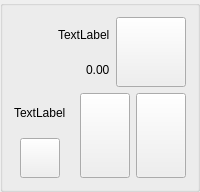
           <widget class="QGroupBox" name="player6">
            <property name="maximumSize">
             <size>
              <width>200</width>
              <height>16777215</height>
             </size>
            </property>
            <layout class="QHBoxLayout" name="horizontalLayout_25">
             <item>
              <layout class="QVBoxLayout" name="verticalLayout_46">
               <item>
                <layout class="QHBoxLayout" name="horizontalLayout_53">
                 <item>
                  <layout class="QVBoxLayout" name="verticalLayout_47">
                   <property name="spacing">
                    <number>0</number>
                   </property>
                   <item>
                    <layout class="QHBoxLayout" name="horizontalLayout_61">
                     <item>
                      <spacer name="horizontalSpacer_72">
                       <property name="orientation">
                        <enum>Qt::Horizontal</enum>
                       </property>
                       <property name="sizeHint" stdset="0">
                        <size>
                         <width>40</width>
                         <height>20</height>
                        </size>
                       </property>
                      </spacer>
                     </item>
                     <item>
                      <widget class="QLabel" name="player6_name">
                       <property name="text">
                        <string>TextLabel</string>
                       </property>
                      </widget>
                     </item>
                    </layout>
                   </item>
                   <item>
                    <layout class="QHBoxLayout" name="horizontalLayout_62">
                     <item>
                      <spacer name="horizontalSpacer_74">
                       <property name="orientation">
                        <enum>Qt::Horizontal</enum>
                       </property>
                       <property name="sizeHint" stdset="0">
                        <size>
                         <width>40</width>
                         <height>20</height>
                        </size>
                       </property>
                      </spacer>
                     </item>
                     <item>
                      <widget class="QLabel" name="player5_money_available_2">
                       <property name="text">
                        <string>0.00</string>
                       </property>
                      </widget>
                     </item>
                    </layout>
                   </item>
                  </layout>
                 </item>
                 <item>
                  <widget class="QPushButton" name="player6_icon">
                   <property name="minimumSize">
                    <size>
                     <width>70</width>
                     <height>70</height>
                    </size>
                   </property>
                   <property name="maximumSize">
                    <size>
                     <width>70</width>
                     <height>70</height>
                    </size>
                   </property>
                   <property name="text">
                    <string/>
                   </property>
                   <property name="iconSize">
                    <size>
                     <width>70</width>
                     <height>70</height>
                    </size>
                   </property>
                  </widget>
                 </item>
                </layout>
               </item>
               <item>
                <layout class="QHBoxLayout" name="horizontalLayout_26">
                 <item>
                  <layout class="QVBoxLayout" name="verticalLayout_45">
                   <item>
                    <layout class="QHBoxLayout" name="horizontalLayout_80">
                     <item>
                      <widget class="QLabel" name="player6_action">
                       <property name="text">
                        <string>TextLabel</string>
                       </property>
                      </widget>
                     </item>
                    </layout>
                   </item>
                   <item>
                    <layout class="QHBoxLayout" name="horizontalLayout_81">
                     <item>
                      <widget class="QPushButton" name="player6_dealer">
                       <property name="minimumSize">
                        <size>
                         <width>40</width>
                         <height>40</height>
                        </size>
                       </property>
                       <property name="maximumSize">
                        <size>
                         <width>40</width>
                         <height>40</height>
                        </size>
                       </property>
                       <property name="text">
                        <string/>
                       </property>
                       <property name="iconSize">
                        <size>
                         <width>40</width>
                         <height>40</height>
                        </size>
                       </property>
                      </widget>
                     </item>
                    </layout>
                   </item>
                  </layout>
                 </item>
                 <item>
                  <spacer name="horizontalSpacer_76">
                   <property name="orientation">
                    <enum>Qt::Horizontal</enum>
                   </property>
                   <property name="sizeHint" stdset="0">
                    <size>
                     <width>40</width>
                     <height>20</height>
                    </size>
                   </property>
                  </spacer>
                 </item>
                 <item>
                  <widget class="QPushButton" name="player6_card1">
                   <property name="minimumSize">
                    <size>
                     <width>50</width>
                     <height>85</height>
                    </size>
                   </property>
                   <property name="text">
                    <string/>
                   </property>
                   <property name="iconSize">
                    <size>
                     <width>50</width>
                     <height>85</height>
                    </size>
                   </property>
                  </widget>
                 </item>
                 <item>
                  <widget class="QPushButton" name="player6_card2">
                   <property name="minimumSize">
                    <size>
                     <width>50</width>
                     <height>85</height>
                    </size>
                   </property>
                   <property name="text">
                    <string/>
                   </property>
                   <property name="iconSize">
                    <size>
                     <width>50</width>
                     <height>85</height>
                    </size>
                   </property>
                  </widget>
                 </item>
                </layout>
               </item>
              </layout>
             </item>
            </layout>
           </widget>
